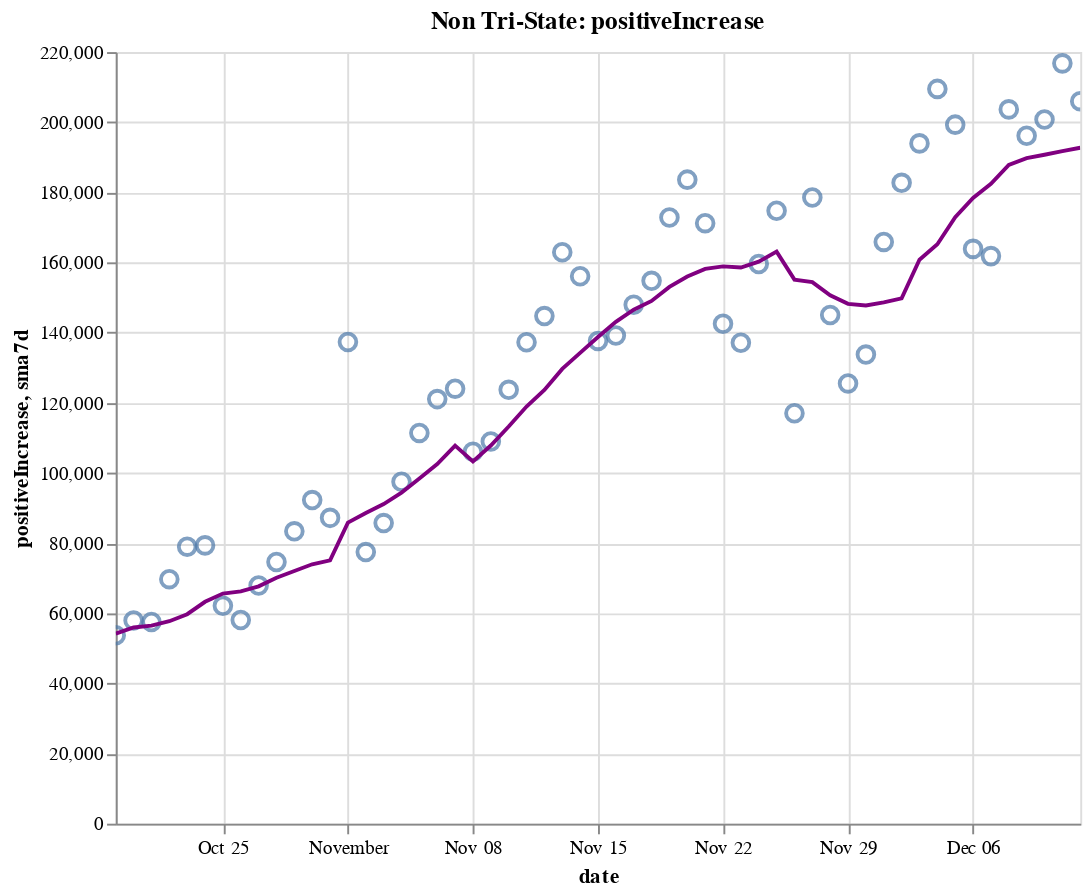

Notebook code for this chart:
### Code cell
create_plot(non_tristate, 'positiveIncrease')

### Figure 1 — Vega-Lite specification as saved in the notebook (floating-point values rounded to 4 significant figures)
{"config": {"view": {"continuousWidth": 400, "continuousHeight": 300}}, "layer": [{"layer": [{"mark": {"type": "point", "size": 75}, "encoding": {"tooltip": [{"type": "temporal", "field": "date"}, {"type": "quantitative", "field": "positiveIncrease"}, {"type": "quantitative", "field": "sma7d"}], "x": {"type": "temporal", "field": "date"}, "y": {"type": "quantitative", "field": "positiveIncrease"}}, "selection": {"selector014": {"type": "interval", "bind": "scales", "encodings": ["x", "y"]}}}, {"mark": {"type": "line", "color": "purple"}, "encoding": {"x": {"type": "temporal", "field": "date"}, "y": {"type": "quantitative", "field": "sma7d"}}}]}, {"mark": {"type": "rule", "color": "#aaa"}, "encoding": {"x": {"type": "temporal", "field": "date"}}, "transform": [{"filter": {"selection": "selector013"}}]}, {"mark": "circle", "encoding": {"opacity": {"condition": {"value": 1, "selection": "selector013"}, "value": 0}, "tooltip": [{"type": "temporal", "field": "date"}, {"type": "quantitative", "field": "positiveIncrease"}, {"type": "quantitative", "field": "sma7d"}], "x": {"type": "temporal", "field": "date"}, "y": {"type": "quantitative", "field": "positiveIncrease"}}, "selection": {"selector013": {"type": "single", "encodings": ["x"], "on": "mouseover", "nearest": true, "empty": "none"}}}, {"mark": {"type": "text", "align": "left", "dx": 5, "dy": -5, "stroke": "white", "strokeWidth": 2}, "encoding": {"text": {"type": "quantitative", "field": "positiveIncrease"}, "tooltip": [{"type": "temporal", "field": "date"}, {"type": "quantitative", "field": "positiveIncrease"}, {"type": "quantitative", "field": "sma7d"}], "x": {"type": "temporal", "field": "date"}, "y": {"type": "quantitative", "field": "positiveIncrease"}}, "transform": [{"filter": {"selection": "selector013"}}]}, {"mark": {"type": "text", "align": "left", "dx": 5, "dy": -5}, "encoding": {"text": {"type": "quantitative", "field": "positiveIncrease"}, "tooltip": [{"type": "temporal", "field": "date"}, {"type": "quantitative", "field": "positiveIncrease"}, {"type": "quantitative", "field": "sma7d"}], "x": {"type": "temporal", "field": "date"}, "y": {"type": "quantitative", "field": "positiveIncrease"}}, "transform": [{"filter": {"selection": "selector013"}}]}], "data": {"name": "data-4f6c52fd77e3c84f85dbffee84e0b6d3"}, "height": 400, "title": "Non Tri-State: positiveIncrease", "width": 500, "$schema": "https://vega.github.io/schema/vega-lite/v4.8.1.json", "datasets": {"data-4f6c52fd77e3c84f85dbffee84e0b6d3": [{"date": "2020-10-19T00:00:00", "totalTestResultsIncrease": 907400.0, "positiveIncrease": 53730.0, "death": 165700.0, "deathIncrease": 421.0, "positiveRate": 0.059, "state": "Non Tri-State", "sma7d": 54190.0}, {"date": "2020-10-20T00:00:00", "totalTestResultsIncrease": 855300.0, "positiveIncrease": 57950.0, "death": 166500.0, "deathIncrease": 799.0, "positiveRate": 0.068, "state": "Non Tri-State", "sma7d": 55940.0}, {"date": "2020-10-21T00:00:00", "totalTestResultsIncrease": 796500.0, "positiveIncrease": 57510.0, "death": 167500.0, "deathIncrease": 992.0, "positiveRate": 0.072, "state": "Non Tri-State", "sma7d": 56450.0}, {"date": "2020-10-22T00:00:00", "totalTestResultsIncrease": 1065000.0, "positiveIncrease": 69710.0, "death": 168500.0, "deathIncrease": 1091.0, "positiveRate": 0.065, "state": "Non Tri-State", "sma7d": 57730.0}, {"date": "2020-10-23T00:00:00", "totalTestResultsIncrease": 1199000.0, "positiveIncrease": 78980.0, "death": 169500.0, "deathIncrease": 912.0, "positiveRate": 0.066, "state": "Non Tri-State", "sma7d": 59730.0}, {"date": "2020-10-24T00:00:00", "totalTestResultsIncrease": 1183000.0, "positiveIncrease": 79350.0, "death": 170300.0, "deathIncrease": 876.0, "positiveRate": 0.067, "state": "Non Tri-State", "sma7d": 63260.0}, {"date": "2020-10-25T00:00:00", "totalTestResultsIncrease": 1030000.0, "positiveIncrease": 62140.0, "death": 170700.0, "deathIncrease": 371.0, "positiveRate": 0.06, "state": "Non Tri-State", "sma7d": 65620.0}, {"date": "2020-10-26T00:00:00", "totalTestResultsIncrease": 971300.0, "positiveIncrease": 58080.0, "death": 171100.0, "deathIncrease": 368.0, "positiveRate": 0.06, "state": "Non Tri-State", "sma7d": 66240.0}, {"date": "2020-10-27T00:00:00", "totalTestResultsIncrease": 943200.0, "positiveIncrease": 67920.0, "death": 172000.0, "deathIncrease": 893.0, "positiveRate": 0.072, "state": "Non Tri-State", "sma7d": 67670.0}, {"date": "2020-10-28T00:00:00", "totalTestResultsIncrease": 945800.0, "positiveIncrease": 74610.0, "death": 173000.0, "deathIncrease": 1003.0, "positiveRate": 0.079, "state": "Non Tri-State", "sma7d": 70110.0}, {"date": "2020-10-29T00:00:00", "totalTestResultsIncrease": 1115000.0, "positiveIncrease": 83360.0, "death": 174000.0, "deathIncrease": 1023.0, "positiveRate": 0.075, "state": "Non Tri-State", "sma7d": 72060.0}, {"date": "2020-10-30T00:00:00", "totalTestResultsIncrease": 1209000.0, "positiveIncrease": 92270.0, "death": 174900.0, "deathIncrease": 921.0, "positiveRate": 0.076, "state": "Non Tri-State", "sma7d": 73960.0}, {"date": "2020-10-31T00:00:00", "totalTestResultsIncrease": 1204000.0, "positiveIncrease": 87200.0, "death": 175900.0, "deathIncrease": 956.0, "positiveRate": 0.072, "state": "Non Tri-State", "sma7d": 75080.0}, {"date": "2020-11-01T00:00:00", "totalTestResultsIncrease": 1052000.0, "positiveIncrease": 137300.0, "death": 176200.0, "deathIncrease": 377.0, "positiveRate": 0.131, "state": "Non Tri-State", "sma7d": 85830.0}, {"date": "2020-11-02T00:00:00", "totalTestResultsIncrease": 1098000.0, "positiveIncrease": 77440.0, "death": 176700.0, "deathIncrease": 446.0, "positiveRate": 0.071, "state": "Non Tri-State", "sma7d": 88590.0}, {"date": "2020-11-03T00:00:00", "totalTestResultsIncrease": 989600.0, "positiveIncrease": 85720.0, "death": 178200.0, "deathIncrease": 1492.0, "positiveRate": 0.087, "state": "Non Tri-State", "sma7d": 91140.0}, {"date": "2020-11-04T00:00:00", "totalTestResultsIncrease": 1087000.0, "positiveIncrease": 97480.0, "death": 179300.0, "deathIncrease": 1077.0, "positiveRate": 0.09, "state": "Non Tri-State", "sma7d": 94400.0}, {"date": "2020-11-05T00:00:00", "totalTestResultsIncrease": 1330000.0, "positiveIncrease": 111400.0, "death": 180400.0, "deathIncrease": 1108.0, "positiveRate": 0.084, "state": "Non Tri-State", "sma7d": 98410.0}, {"date": "2020-11-06T00:00:00", "totalTestResultsIncrease": 1359000.0, "positiveIncrease": 121100.0, "death": 181500.0, "deathIncrease": 1140.0, "positiveRate": 0.089, "state": "Non Tri-State", "sma7d": 102500.0}, {"date": "2020-11-07T00:00:00", "totalTestResultsIncrease": 1176000.0, "positiveIncrease": 124000.0, "death": 182600.0, "deathIncrease": 1105.0, "positiveRate": 0.105, "state": "Non Tri-State", "sma7d": 107800.0}, {"date": "2020-11-08T00:00:00", "totalTestResultsIncrease": 1120000.0, "positiveIncrease": 106100.0, "death": 183100.0, "deathIncrease": 478.0, "positiveRate": 0.095, "state": "Non Tri-State", "sma7d": 103300.0}, {"date": "2020-11-09T00:00:00", "totalTestResultsIncrease": 1252000.0, "positiveIncrease": 109000.0, "death": 183600.0, "deathIncrease": 516.0, "positiveRate": 0.087, "state": "Non Tri-State", "sma7d": 107800.0}, {"date": "2020-11-10T00:00:00", "totalTestResultsIncrease": 1127000.0, "positiveIncrease": 123700.0, "death": 184900.0, "deathIncrease": 1295.0, "positiveRate": 0.11, "state": "Non Tri-State", "sma7d": 113200.0}, {"date": "2020-11-11T00:00:00", "totalTestResultsIncrease": 1214000.0, "positiveIncrease": 137300.0, "death": 186400.0, "deathIncrease": 1534.0, "positiveRate": 0.113, "state": "Non Tri-State", "sma7d": 118900.0}, {"date": "2020-11-12T00:00:00", "totalTestResultsIncrease": 1273000.0, "positiveIncrease": 144700.0, "death": 187500.0, "deathIncrease": 1053.0, "positiveRate": 0.114, "state": "Non Tri-State", "sma7d": 123700.0}, {"date": "2020-11-13T00:00:00", "totalTestResultsIncrease": 1442000.0, "positiveIncrease": 162900.0, "death": 188700.0, "deathIncrease": 1242.0, "positiveRate": 0.113, "state": "Non Tri-State", "sma7d": 129700.0}, {"date": "2020-11-14T00:00:00", "totalTestResultsIncrease": 1466000.0, "positiveIncrease": 156100.0, "death": 190000.0, "deathIncrease": 1302.0, "positiveRate": 0.106, "state": "Non Tri-State", "sma7d": 134200.0}, {"date": "2020-11-15T00:00:00", "totalTestResultsIncrease": 1372000.0, "positiveIncrease": 137600.0, "death": 190700.0, "deathIncrease": 660.0, "positiveRate": 0.1, "state": "Non Tri-State", "sma7d": 138800.0}, {"date": "2020-11-16T00:00:00", "totalTestResultsIncrease": 1286000.0, "positiveIncrease": 139200.0, "death": 191200.0, "deathIncrease": 547.0, "positiveRate": 0.108, "state": "Non Tri-State", "sma7d": 143100.0}, {"date": "2020-11-17T00:00:00", "totalTestResultsIncrease": 1323000.0, "positiveIncrease": 148000.0, "death": 192700.0, "deathIncrease": 1482.0, "positiveRate": 0.112, "state": "Non Tri-State", "sma7d": 146500.0}, {"date": "2020-11-18T00:00:00", "totalTestResultsIncrease": 1305000.0, "positiveIncrease": 154800.0, "death": 194500.0, "deathIncrease": 1796.0, "positiveRate": 0.119, "state": "Non Tri-State", "sma7d": 149000.0}, {"date": "2020-11-19T00:00:00", "totalTestResultsIncrease": 1631000.0, "positiveIncrease": 172800.0, "death": 196400.0, "deathIncrease": 1933.0, "positiveRate": 0.106, "state": "Non Tri-State", "sma7d": 153100.0}, {"date": "2020-11-20T00:00:00", "totalTestResultsIncrease": 1675000.0, "positiveIncrease": 183600.0, "death": 198300.0, "deathIncrease": 1813.0, "positiveRate": 0.11, "state": "Non Tri-State", "sma7d": 156000.0}, {"date": "2020-11-21T00:00:00", "totalTestResultsIncrease": 1791000.0, "positiveIncrease": 171200.0, "death": 199700.0, "deathIncrease": 1486.0, "positiveRate": 0.096, "state": "Non Tri-State", "sma7d": 158200.0}, {"date": "2020-11-22T00:00:00", "totalTestResultsIncrease": 1510000.0, "positiveIncrease": 142500.0, "death": 200600.0, "deathIncrease": 871.0, "positiveRate": 0.094, "state": "Non Tri-State", "sma7d": 158900.0}, {"date": "2020-11-23T00:00:00", "totalTestResultsIncrease": 1417000.0, "positiveIncrease": 137100.0, "death": 201400.0, "deathIncrease": 771.0, "positiveRate": 0.097, "state": "Non Tri-State", "sma7d": 158600.0}, {"date": "2020-11-24T00:00:00", "totalTestResultsIncrease": 1625000.0, "positiveIncrease": 159600.0, "death": 203400.0, "deathIncrease": 1998.0, "positiveRate": 0.098, "state": "Non Tri-State", "sma7d": 160200.0}, {"date": "2020-11-25T00:00:00", "totalTestResultsIncrease": 1470000.0, "positiveIncrease": 174800.0, "death": 205500.0, "deathIncrease": 2127.0, "positiveRate": 0.119, "state": "Non Tri-State", "sma7d": 163100.0}, {"date": "2020-11-26T00:00:00", "totalTestResultsIncrease": 998200.0, "positiveIncrease": 117000.0, "death": 206800.0, "deathIncrease": 1281.0, "positiveRate": 0.117, "state": "Non Tri-State", "sma7d": 155100.0}, {"date": "2020-11-27T00:00:00", "totalTestResultsIncrease": 1837000.0, "positiveIncrease": 178500.0, "death": 208100.0, "deathIncrease": 1301.0, "positiveRate": 0.097, "state": "Non Tri-State", "sma7d": 154400.0}, {"date": "2020-11-28T00:00:00", "totalTestResultsIncrease": 1480000.0, "positiveIncrease": 145000.0, "death": 209300.0, "deathIncrease": 1184.0, "positiveRate": 0.098, "state": "Non Tri-State", "sma7d": 150700.0}, {"date": "2020-11-29T00:00:00", "totalTestResultsIncrease": 1138000.0, "positiveIncrease": 125500.0, "death": 210000.0, "deathIncrease": 752.0, "positiveRate": 0.11, "state": "Non Tri-State", "sma7d": 148200.0}, {"date": "2020-11-30T00:00:00", "totalTestResultsIncrease": 1225000.0, "positiveIncrease": 133800.0, "death": 210900.0, "deathIncrease": 904.0, "positiveRate": 0.109, "state": "Non Tri-State", "sma7d": 147700.0}, {"date": "2020-12-01T00:00:00", "totalTestResultsIncrease": 1271000.0, "positiveIncrease": 165900.0, "death": 213300.0, "deathIncrease": 2327.0, "positiveRate": 0.131, "state": "Non Tri-State", "sma7d": 148600.0}, {"date": "2020-12-02T00:00:00", "totalTestResultsIncrease": 1222000.0, "positiveIncrease": 182700.0, "death": 215900.0, "deathIncrease": 2618.0, "positiveRate": 0.15, "state": "Non Tri-State", "sma7d": 149800.0}, {"date": "2020-12-03T00:00:00", "totalTestResultsIncrease": 1552000.0, "positiveIncrease": 194000.0, "death": 218600.0, "deathIncrease": 2675.0, "positiveRate": 0.125, "state": "Non Tri-State", "sma7d": 160800.0}, {"date": "2020-12-04T00:00:00", "totalTestResultsIncrease": 1642000.0, "positiveIncrease": 209500.0, "death": 221000.0, "deathIncrease": 2430.0, "positiveRate": 0.128, "state": "Non Tri-State", "sma7d": 165200.0}, {"date": "2020-12-05T00:00:00", "totalTestResultsIncrease": 1921000.0, "positiveIncrease": 199300.0, "death": 223300.0, "deathIncrease": 2357.0, "positiveRate": 0.104, "state": "Non Tri-State", "sma7d": 172900.0}, {"date": "2020-12-06T00:00:00", "totalTestResultsIncrease": 1451000.0, "positiveIncrease": 163900.0, "death": 224400.0, "deathIncrease": 1070.0, "positiveRate": 0.113, "state": "Non Tri-State", "sma7d": 178400.0}, {"date": "2020-12-07T00:00:00", "totalTestResultsIncrease": 1494000.0, "positiveIncrease": 161800.0, "death": 225500.0, "deathIncrease": 1121.0, "positiveRate": 0.108, "state": "Non Tri-State", "sma7d": 182400.0}, {"date": "2020-12-08T00:00:00", "totalTestResultsIncrease": 1384000.0, "positiveIncrease": 203700.0, "death": 228000.0, "deathIncrease": 2514.0, "positiveRate": 0.147, "state": "Non Tri-State", "sma7d": 187800.0}, {"date": "2020-12-09T00:00:00", "totalTestResultsIncrease": 1460000.0, "positiveIncrease": 196100.0, "death": 231000.0, "deathIncrease": 2914.0, "positiveRate": 0.134, "state": "Non Tri-State", "sma7d": 189800.0}, {"date": "2020-12-10T00:00:00", "totalTestResultsIncrease": 1674000.0, "positiveIncrease": 200800.0, "death": 233900.0, "deathIncrease": 2913.0, "positiveRate": 0.12, "state": "Non Tri-State", "sma7d": 190700.0}, {"date": "2020-12-11T00:00:00", "totalTestResultsIncrease": 1781000.0, "positiveIncrease": 216800.0, "death": 236400.0, "deathIncrease": 2570.0, "positiveRate": 0.122, "state": "Non Tri-State", "sma7d": 191800.0}, {"date": "2020-12-12T00:00:00", "totalTestResultsIncrease": 1657000.0, "positiveIncrease": 206000.0, "death": 238800.0, "deathIncrease": 2319.0, "positiveRate": 0.124, "state": "Non Tri-State", "sma7d": 192700.0}]}}
